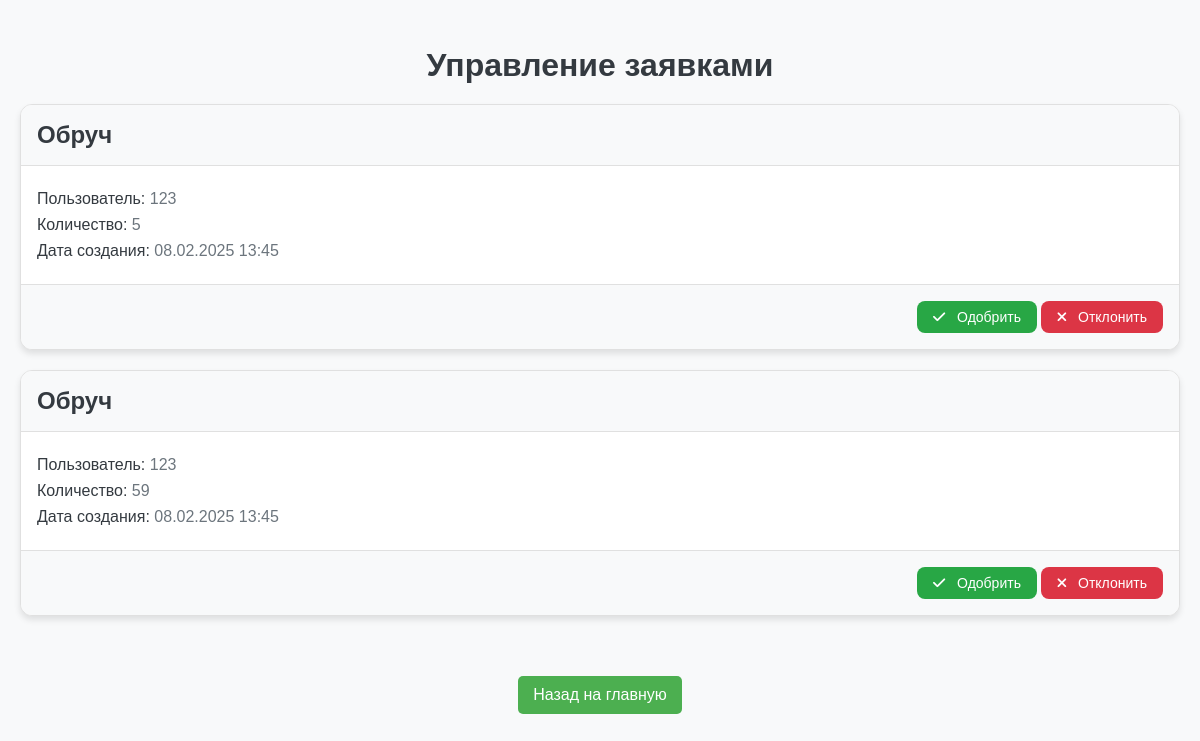
Page /inventory/manage_requests/ (signed in) on the earlier database version.
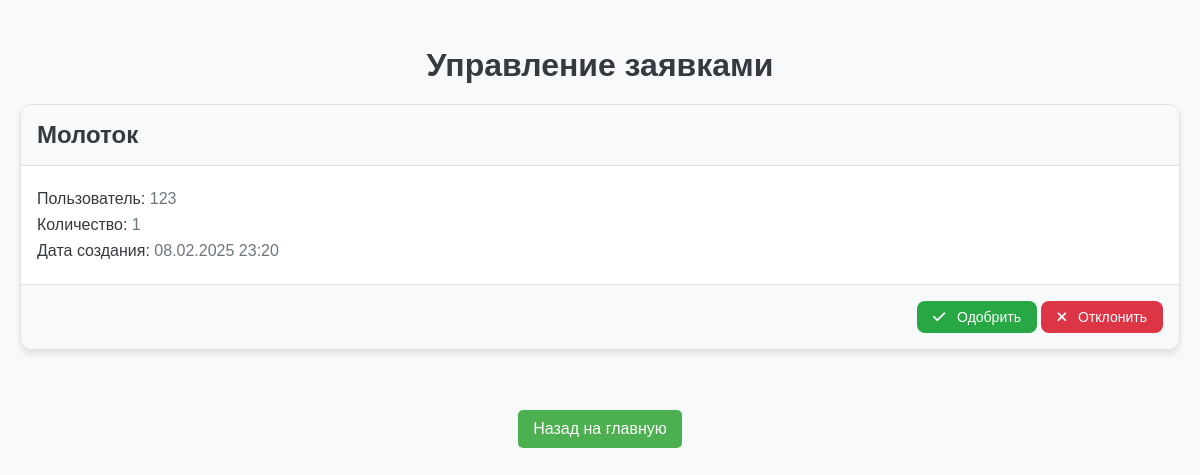
Same page on the later database version.
### invpage/models.py (models this page shows, shortened)
class InventoryRequest(models.Model):
    user = models.ForeignKey(settings.AUTH_USER_MODEL, on_delete=models.CASCADE, verbose_name=_("Пользователь"))
    item = models.ForeignKey(InventoryItem, on_delete=models.CASCADE, verbose_name=_("Предмет"))
    status = models.CharField(max_length=50, default='В ожидании', verbose_name=_("Статус"))
    created_at = models.DateTimeField(auto_now_add=True, verbose_name=_("Дата создания"))
    request_id = models.AutoField(primary_key=True)
    quantity = models.PositiveIntegerField(default=0, verbose_name=_("Количество"))
    class Meta:
        verbose_name = _("запрос на инвентарь")
        verbose_name_plural = _("Запросы на инвентарь")

class InventoryItem(models.Model):
    name = models.CharField(max_length=255, verbose_name=_("Название"))
    description = models.TextField(verbose_name=_("Описание"))
    status = models.CharField(max_length=50, default='Исправен', verbose_name=_("Статус"))
    item_id = models.AutoField(primary_key=True)
    quantity = models.PositiveIntegerField(default=0, verbose_name=_("Количество"))
    class Meta:
        verbose_name = _("предмет инвентаря")
        verbose_name_plural = _("Предметы инвентаря")

### main/models.py (models this page shows, shortened)
class UserRegistration(AbstractUser):
    username = models.CharField(max_length=150, unique=True)
    email = models.EmailField(unique=True)
    password = models.CharField(max_length=128)
    token_timestamp = models.DateTimeField(null=True, blank=True)
    USERNAME_FIELD = 'username'
    REQUIRED_FIELDS = ['email']
    last_login = models.DateTimeField(null=True, blank=True)

### invpage/views.py (the view, shortened to what this page needs)
# urls.py: path('manage_requests/', manage_requests, name='manage_requests'),
@login_required
@user_passes_test(is_superuser)
def manage_requests(request):
    dict_quantity = {}
    for i in InventoryRequest.objects.filter(status='В ожидании'):
        if dict_quantity.get(i.item_id,0):
            dict_quantity[i.item_id] += i.quantity
        else:
            dict_quantity[i.item_id] = i.quantity
    pending_requests = InventoryRequest.objects.filter(status='В ожидании')
    print(dict_quantity)
    return render(request, 'invpage/request_direct.html', {'pending_requests': pending_requests, 'dictq' : dict_quantity})

### invpage/templatetags/custom_filters.py (called while the page is built)
@register.filter(name='get')
def get_item(dictionary, key):
    return dictionary.get(key, 0)

### invpage/views.py (called while the page is built)
def is_superuser(user):
    return user.is_superuser

### invpage/templates/invpage/request_direct.html (shortened to what this page needs)
{% load static %}
{% load custom_filters %}
<!DOCTYPE html>
<html lang="ru">
<head>
    <link rel="stylesheet" href="{% static 'invpage/css/req.css' %}">
    <link href="https://cdnjs.cloudflare.com/ajax/libs/font-awesome/6.0.0-beta3/css/all.min.css" rel="stylesheet">
</head>
<body>
    <div class="container">
        <h2>Управление заявками</h2>
        {% if pending_requests %}
            <div class="row">
                {% for req in pending_requests %}
                    <div class="col-md-6 mb-4">
                        <div class="request-card">
                            <div class="card-header">
                                <h3>{{ req.item.name }}</h3>
                            </div>
                            <div class="card-body">
                                <p><strong>Пользователь:</strong> {{ req.user.username }}</p>
                                <p><strong>Количество:</strong> {{ req.quantity }}</p>
                                <p><strong>Дата создания:</strong> {{ req.created_at|date:"d.m.Y H:i" }}</p>
                            </div>
                            <div class="card-l">
                                <form method="post" action="{% url 'manage_requests' %}" class="d-inline">
                                    {% if dictq|get:req.item_id <= req.item.quantity %}
                                        <button type="submit" name="action" value="approve" class="btn btn-success">
                                            <i class="fas fa-check"></i> Одобрить
                                        </button>
                                    {% else %}
                                        <button type="button" class="btn btn-success" onclick="openWarning('{{ req.request_id }}')">
                                            <i class="fas fa-check"></i> Одобрить
                                        </button>
                                    {% endif %}
                                    <button type="submit" name="action" value="reject" class="btn btn-false">
                                        <i class="fas fa-times"></i> Отклонить
                                    </button>
                                </form>
                            </div>
                        </div>
                    </div>
                {% endfor %}
            </div>
        {% else %}
            <div class="alert-info">
                Нет заявок, ожидающих рассмотрения.
            </div>
        {% endif %}
    </div>
    <div class="button-container">
        <a href="{% url 'index' %}">Назад на главную</a>
    </div>
</body>
</html>

Differences in the rows shown:
no longer on this page (row edited): InventoryRequest: item.name "Обруч", user.username "123", quantity "5", created_at "08.02.2025 13:45"
no longer on this page (row edited): InventoryRequest: item.name "Обруч", user.username "123", quantity "59", created_at "08.02.2025 13:45"
added InventoryRequest: item.name "Молоток", user.username "123", quantity "1", created_at "08.02.2025 23:20", shows "Одобрить"
